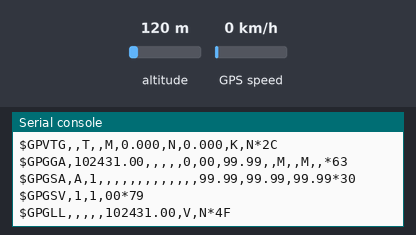
This program was run on a simulated CircuitPython board. Parts: the last lines printed to the serial console. Inputs (shaded band) come from the test bench; at power-on: GPS speed 0 km/h, altitude 120 m. The GPS gets a fix after 3 s at 37.7749, -122.4194 with 8 satellites.

Above: at 1.2 s.
1.3 s: GPS speed set to 30 km/h
At 2.5 s:
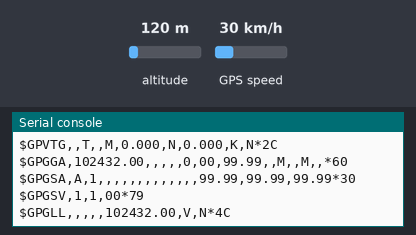
3.5 s: GPS speed set to 90 km/h
At 4.8 s:
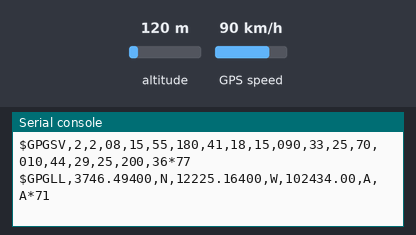
5.5 s: altitude set to 500 m
At 8.4 s:
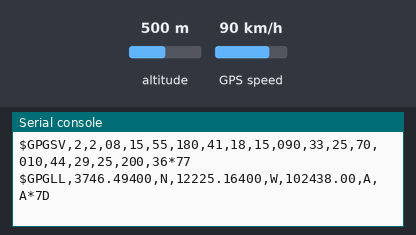
8.5 s: altitude set to 20 m
At 9.8 s:
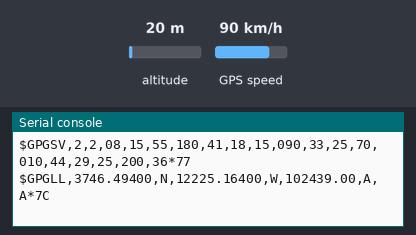
10.5 s: GPS speed set to 118 km/h
At 11.8 s:
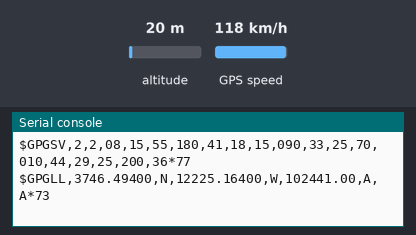
17.9 s: altitude set to 250 m
At 18.5 s:
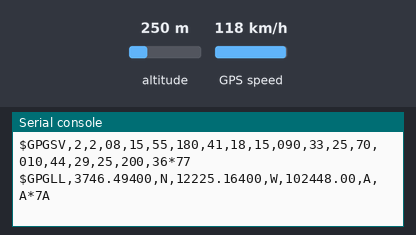
Timing chart, 0 to 20.5 s (numbered marks = the images above; inputs shaded):
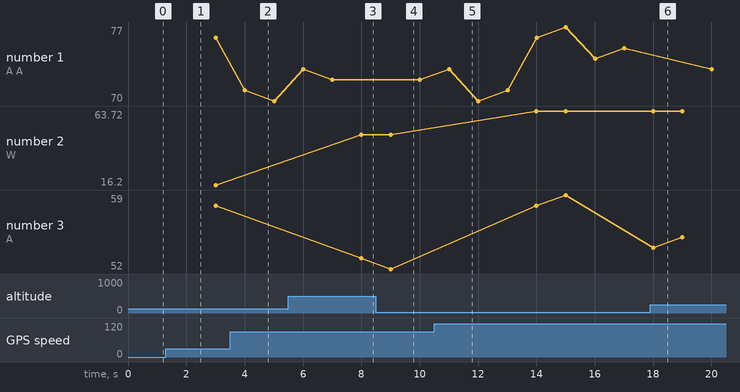

The program:

code.py
```python
# Simple GPS datareading demonstration.
# This actually doesn't even use the GPS library and instead just reads raw
# NMEA sentences from the GPS unit and prints them.
import board
import busio

# Define RX and TX pins for the board's serial port connected to the GPS.
# These are the defaults you should use for the GPS FeatherWing.
# For other boards set RX = GPS module TX, and TX = GPS module RX pins.
RX = board.RX
TX = board.TX

# Create a serial connection for the GPS connection using default speed and
# a slightly higher timeout (GPS modules typically update once a second).
uart = busio.UART(TX, RX, baudrate=9600, timeout=30)

# Main loop just reads data from the GPS module and prints to serial output.
while True:
    sentence = uart.readline()
    print(str(sentence, 'ascii').strip())
```

Measured:
- after the input at 3.5 s, the serial console: prints a new line after 0.50 s (image 2)
- after the input at 5.5 s, the serial console: prints a new line after 0.50 s (image 3)
- after the input at 8.5 s, the serial console: prints a new line after 0.50 s (image 4)
- after the input at 10.5 s, the serial console: prints a new line after 0.50 s (image 5)
- after the input at 17.9 s, the serial console: prints a new line after 0.11 s (image 6)
- plotted number 2: 48.6 → 63.72 after the input at 10.5 s
